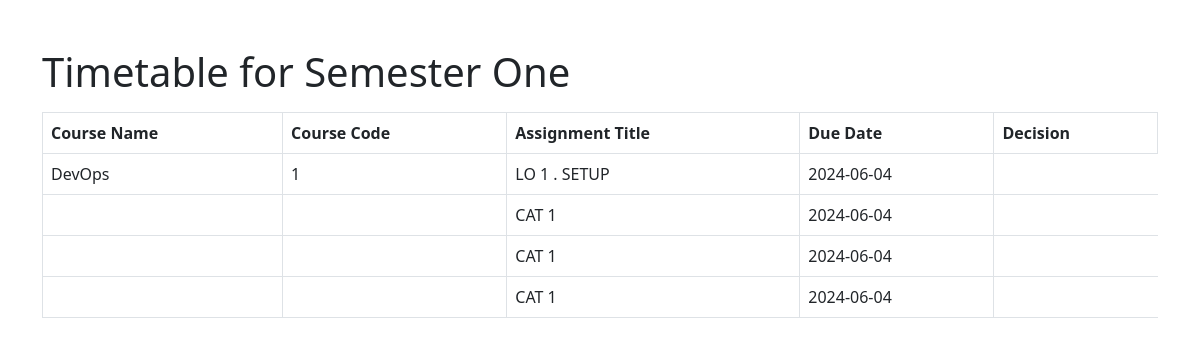
The page /backend/timetable.php on the database its author committed.
### tables this page shows
CREATE TABLE `assignments` (
  `assignment_id` int(11) NOT NULL,
  `course_id` int(11) DEFAULT NULL,
  `title` varchar(100) NOT NULL,
  `description` text,
  `due_date` date DEFAULT NULL,
  `file_url` varchar(255) DEFAULT NULL
);

CREATE TABLE `courses` (
  `course_id` int(11) NOT NULL,
  `course_name` varchar(100) NOT NULL,
  `course_description` text,
  `course_code` varchar(20) NOT NULL,
  `faculty_id` int(11) DEFAULT NULL
);

### backend/timetable.php (the view, shortened to what this page needs)
<?php
$host = 'sql12.freesqldatabase.com';
$dbname = 'sql12714518';
$user = 'sql12714518';
$pass = 'vgMtId84uh';
$port = 3306;
$conn = new mysqli($host, $user, $pass, $dbname, $port);
$sql = "SELECT * FROM courses";
$courses = $conn->query($sql);
$sql = "SELECT * FROM assignments";
$assignments = $conn->query($sql);
?>
<!DOCTYPE html>
<html lang="en">
<head>
    <link href="https://cdn.jsdelivr.net/npm/bootstrap@5.3.0/dist/css/bootstrap.min.css" rel="stylesheet">
</head>
<body>
    <div class="container">
        <h1 class="mt-5">Timetable for Semester One </h1>
        <table class="table table-bordered mt-3">
            <thead>
                <tr>
                    <th>Course Name</th>
                    <th>Course Code</th>
                    <th>Assignment Title</th>
                    <th>Due Date</th>
                    <th>Decision</th>
                </tr>
            </thead>
            <tbody>
                <?php
                if ($assignments->num_rows > 0) {
                    while($row = $assignments->fetch_assoc()) {
                        $course_id = $row['course_id'];
                        $course_name = "";
                        $course_code = "";
                        if ($courses->num_rows > 0) {
                            while($course = $courses->fetch_assoc()) {
                                if ($course['course_id'] == $course_id) {
                                    $course_name = $course['course_name'];
                                    $course_code = $course['course_code'];
                                    break;
                                }
                            }
                        }
                        echo "<tr>
                            <td>{$course_name}</td>
                            <td>{$course_code}</td>
                            <td>{$row['title']}</td>
                            <td>{$row['due_date']}</td>
                        </tr>";
                    }
                } else {
                    echo "<tr><td colspan='4'>No assignments found</td></tr>";
                }
                ?>
            </tbody>
        </table>
    </div>
</body>
</html>

### rows shown on the page
assignments: course.course_name "DevOps", course.course_code "1", title "LO 1 . SETUP", due_date "2024-06-04"
assignments: title "CAT 1", due_date "2024-06-04"
assignments: title "CAT 1", due_date "2024-06-04"
assignments: title "CAT 1", due_date "2024-06-04"
